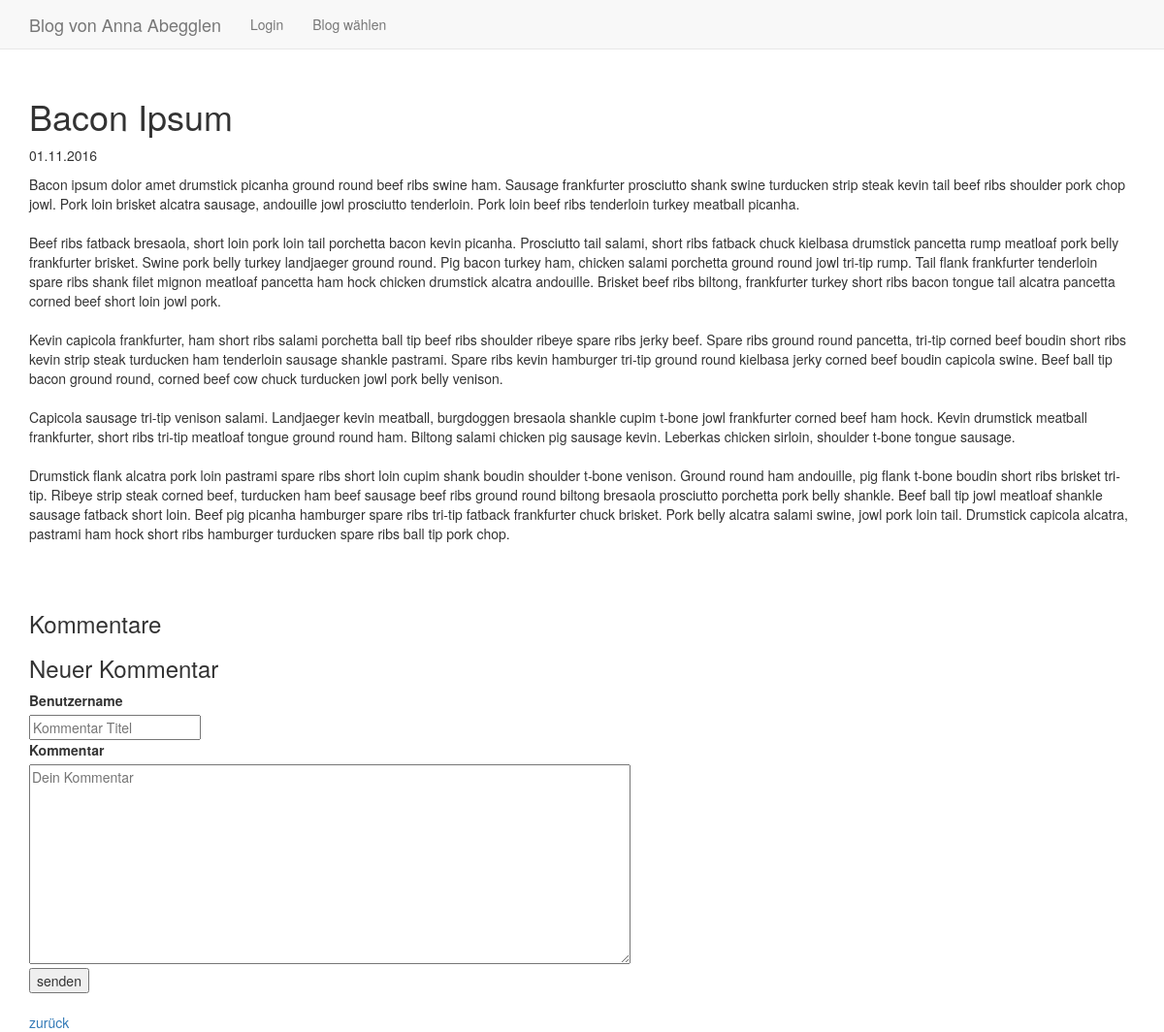
The page /index.php?function=entries_public_details&bid=4&eid=5 on the database as committed earlier.
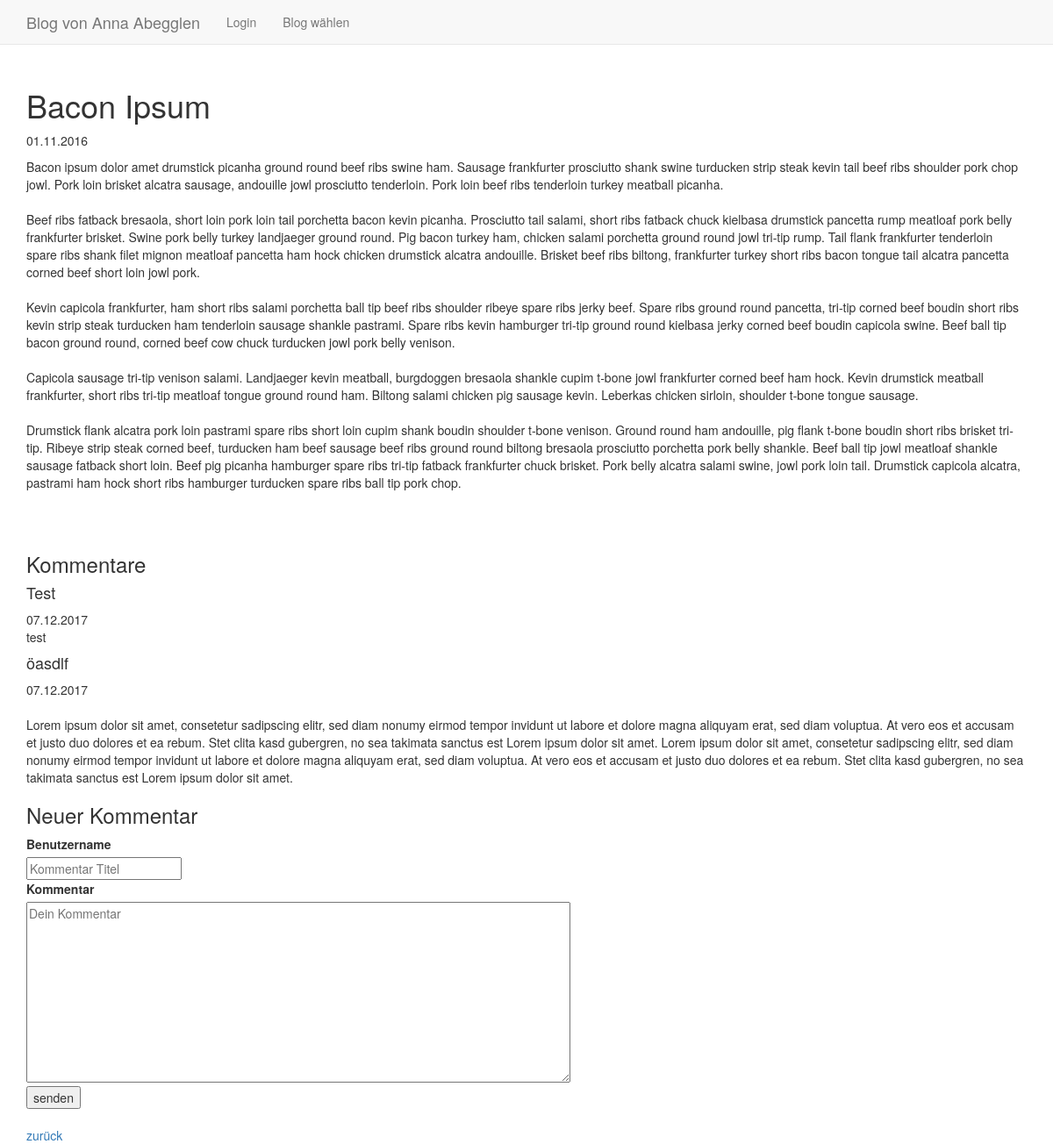
The same page on the database as committed later.
### tables this page shows
CREATE TABLE `comment` (
	`cid`	INTEGER PRIMARY KEY AUTOINCREMENT,
	`eid`	INTEGER NOT NULL,
	`datetime`	INTEGER NOT NULL,
	`name`	TEXT,
	`content`	TEXT NOT NULL,
	FOREIGN KEY(`eid`) REFERENCES `entry`(`eid`)
);

### include/functions_db.php (called while the page is built, shortened)
<?php
  function getEntry($eid) {
	$db = getValue('cfg_db');
	$result = $db->query("SELECT eid, datetime, title, content, picture1, picture2, picture3 FROM entry WHERE eid=$eid");
	if ($entry = $result->fetchArray()) {
	  return $entry;
	} else return "";
  }
?>

### include/functions_db_plus.php (called while the page is built, shortened)
<?php
  function getComments($eid) {
	$alle = [];
	$db = getValue('cfg_db');
	$comments = $db->query("SELECT cid, eid, datetime, content, name FROM comment WHERE eid=$eid ORDER BY cid");
	while ($comment = $comments->fetchArray()) {
	  $alle[] = $comment;
	}
	return $alle;
  }
?>

### entries_public_details.php (the view, shortened to what this page needs)
<?php
$detailBlog = getEntry($entryId);
echo ' <div class="Entry">
    <div class="title">
      <h1>';
      echo $detailBlog['title'];
echo '</h1>
    </div>
    <div class="created_on">
      <p>';
      echo date('d.m.Y',$detailBlog['datetime']);
echo '</p>
    </div>
    <div class="clontent">
      <p>';
echo nl2br($detailBlog['content']);
echo '<p/>
    </div>
  </div>';
?>
<?php
    echo "<br><br>";
    echo "<h3>Kommentare</h3>";
    $allComments =  getComments($entryId);
    foreach ($allComments as $comments => $comment) {
      echo "<h4>".$comment['name']."</h4>";
      echo date('d.m.Y', $comment['datetime'])."<br>";
      echo nl2br($comment['content']."<br>");
    }
?>
  <h3>Neuer Kommentar</h3>
  <form method="post" action='<?= $_SERVER['PHP_SELF']."?function=entries_public_details"; ?>'>
        <label for="commentTitle">Benutzername</label>
      <div>
    	   <input type="text" id="title" name="titleComment" placeholder="Kommentar Titel" required="required"/>
      </div>
        <label for="contentComment">Kommentar</label>
      <div>
        <textarea name="contentComment" rows="10" cols="80" placeholder="Dein Kommentar"></textarea>
      </div>
      <div>
    	   <button type="submit">senden</button>
      </div>
    </form>
    <?php
      echo '<br><a href="index.php?function=entries_public&bid='.$blogId.'">zurück</a>';
?>

Rows that differ between the two databases and show on the page:
added comment: name "Test", datetime "07.12.2017", content "test"
added comment: name "öasdlf", datetime "07.12.2017", content "Lorem ipsum dolor sit amet, consetetur sadipscing elitr, sed diam nonumy eirmod tempor invidunt ut labore et dolore magna aliquyam erat, sed diam voluptua. At vero eos et accusam et justo duo dolores et ea rebum. Stet clita kasd gubergren, no sea takimata sanctus est Lorem ipsum dolor sit amet. Lorem ipsum dolor sit amet, consetetur sadipscing elitr, sed diam nonumy eirmod tempor invidunt ut labore et dolore magna aliquyam erat, sed diam voluptua. At vero eos et accusam et justo duo dolores et ea rebum. Stet clita kasd gubergren, no sea takimata sanctus est Lorem ipsum dolor sit amet."
